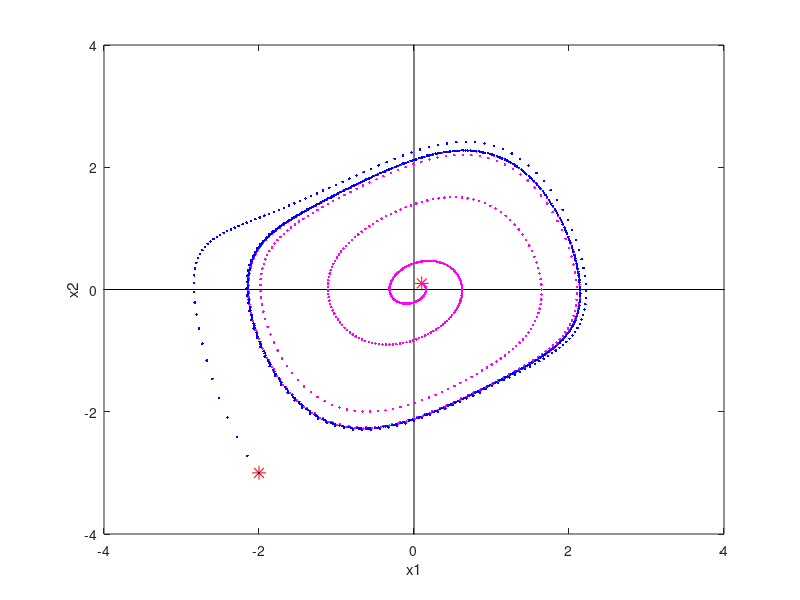

This chart was generated by the following MATLAB code:
% 例程 6.3   范德波尔振荡器的相平面轨迹
%  范德波尔振荡器
%  规范状态变量，存在极限环
%  模型参数
mhu = 0.4;
%  初始点
x10 = 0.1;
x20 = 0.1;
x11 = -2;
x21 = -3;
figure(1)
%  绘制坐标轴
plot([-12, 12], [0, 0], 'k');
hold on;
plot([0, 0], [-12, 12], 'k');
%  绘制初始点
plot(x10, x20, 'r*', 'MarkerSize', 10);
plot(x11, x21, 'r*', 'MarkerSize', 10);
dt = 0.05;
t = 0;
x1 = x10;
x2 = x20;
%  欧拉积分法
while (t < 30)
    plot(x1, x2, 'm.');
    dx1 = x2*dt;
    dx2 = (-x1 - (mhu*(x1^2 - 1)*x2))*dt;
    x1 = x1 + dx1;
    x2 = x2 + dx2;
    t=t + dt;  %  时间增量
end
t = 0;
x1 = x11;
x2 = x21;
%  欧拉积分法
while (t < 30)
    plot(x1, x2, 'b.');
    dx1 = x2*dt;
    dx2 = (-x1 - (mhu*(x1^2 - 1)*x2))*dt;
    x1 = x1 + dx1;
    x2 = x2 + dx2;
    t = t + dt;  %  时间增量
end
axis([-4, 4, -4, 4]);
xlabel('x1');  ylabel('x2');
